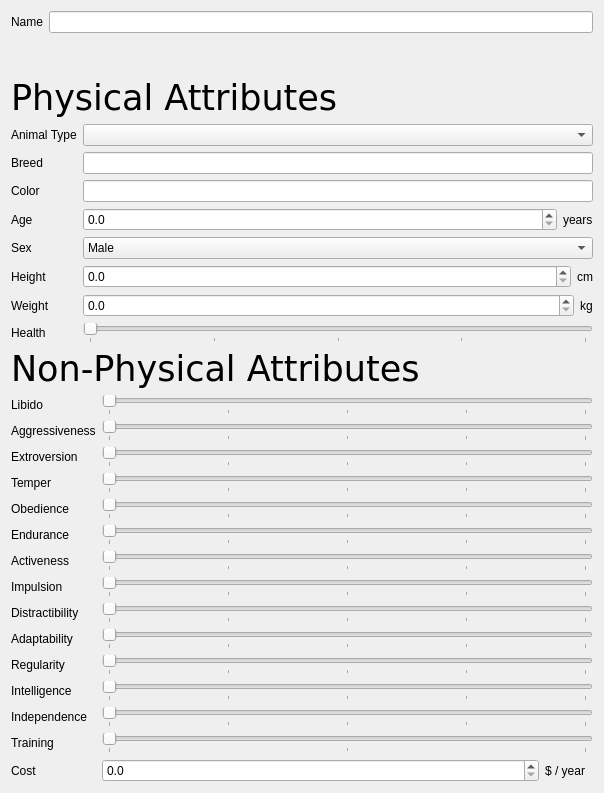
              <widget class="QWidget" name="scrollAreaWidgetContents">
               <property name="geometry">
                <rect>
                 <x>0</x>
                 <y>0</y>
                 <width>604</width>
                 <height>793</height>
                </rect>
               </property>
               <layout class="QVBoxLayout" name="verticalLayout_8">
                <item>
                 <layout class="QFormLayout" name="formLayout_7">
                  <item row="0" column="0">
                   <widget class="QLabel" name="label_9">
                    <property name="text">
                     <string>Name</string>
                    </property>
                   </widget>
                  </item>
                  <item row="0" column="1">
                   <widget class="QLineEdit" name="animalFormNameInput"/>
                  </item>
                 </layout>
                </item>
                <item>
                 <widget class="QLabel" name="label_12">
                  <property name="sizePolicy">
                   <sizepolicy hsizetype="Preferred" vsizetype="Preferred">
                    <horstretch>0</horstretch>
                    <verstretch>0</verstretch>
                   </sizepolicy>
                  </property>
                  <property name="maximumSize">
                   <size>
                    <width>16777215</width>
                    <height>40</height>
                   </size>
                  </property>
                  <property name="font">
                   <font>
                    <family>Verdana</family>
                    <pointsize>26</pointsize>
                   </font>
                  </property>
                  <property name="text">
                   <string>Physical Attributes</string>
                  </property>
                  <property name="textFormat">
                   <enum>Qt::PlainText</enum>
                  </property>
                 </widget>
                </item>
                <item>
                 <layout class="QFormLayout" name="formLayout">
                  <item row="1" column="0">
                   <widget class="QLabel" name="label">
                    <property name="text">
                     <string>Animal Type</string>
                    </property>
                   </widget>
                  </item>
                  <item row="1" column="1">
                   <widget class="QComboBox" name="animalFormTypeInput">
                    <property name="sizePolicy">
                     <sizepolicy hsizetype="Expanding" vsizetype="Fixed">
                      <horstretch>0</horstretch>
                      <verstretch>0</verstretch>
                     </sizepolicy>
                    </property>
                   </widget>
                  </item>
                  <item row="2" column="0">
                   <widget class="QLabel" name="label_2">
                    <property name="text">
                     <string>Breed</string>
                    </property>
                   </widget>
                  </item>
                  <item row="2" column="1">
                   <widget class="QLineEdit" name="animalFormBreedInput">
                    <property name="sizePolicy">
                     <sizepolicy hsizetype="Expanding" vsizetype="Fixed">
                      <horstretch>0</horstretch>
                      <verstretch>0</verstretch>
                     </sizepolicy>
                    </property>
                   </widget>
                  </item>
                  <item row="3" column="0">
                   <widget class="QLabel" name="label_3">
                    <property name="text">
                     <string>Color</string>
                    </property>
                   </widget>
                  </item>
                  <item row="3" column="1">
                   <widget class="QLineEdit" name="animalFormColorInput"/>
                  </item>
                  <item row="4" column="0">
                   <widget class="QLabel" name="label_4">
                    <property name="text">
                     <string>Age</string>
                    </property>
                   </widget>
                  </item>
                  <item row="4" column="1">
                   <layout class="QHBoxLayout" name="horizontalLayout_5">
                    <item>
                     <widget class="QDoubleSpinBox" name="animalFormAgeInput">
                      <property name="sizePolicy">
                       <sizepolicy hsizetype="Expanding" vsizetype="Fixed">
                        <horstretch>0</horstretch>
                        <verstretch>0</verstretch>
                       </sizepolicy>
                      </property>
                      <property name="decimals">
                       <number>1</number>
                      </property>
                      <property name="singleStep">
                       <double>0.500000000000000</double>
                      </property>
                     </widget>
                    </item>
                    <item>
                     <widget class="QLabel" name="label_8">
                      <property name="maximumSize">
                       <size>
                        <width>45</width>
                        <height>16777215</height>
                       </size>
                      </property>
                      <property name="text">
                       <string>years</string>
                      </property>
                     </widget>
                    </item>
                   </layout>
                  </item>
                  <item row="5" column="0">
                   <widget class="QLabel" name="label_5">
                    <property name="text">
                     <string>Sex</string>
                    </property>
                   </widget>
                  </item>
                  <item row="5" column="1">
                   <widget class="QComboBox" name="animalFormSexInput">
                    <property name="sizePolicy">
                     <sizepolicy hsizetype="Expanding" vsizetype="Fixed">
                      <horstretch>0</horstretch>
                      <verstretch>0</verstretch>
                     </sizepolicy>
                    </property>
                    <item>
                     <property name="text">
                      <string>Male</string>
                     </property>
                    </item>
                    <item>
                     <property name="text">
                      <string>Female</string>
                     </property>
                    </item>
                   </widget>
                  </item>
                  <item row="6" column="0">
                   <widget class="QLabel" name="label_7">
                    <property name="text">
                     <string>Height</string>
                    </property>
                   </widget>
                  </item>
                  <item row="6" column="1">
                   <layout class="QHBoxLayout" name="horizontalLayout_7">
                    <item>
                     <widget class="QDoubleSpinBox" name="animalFormHeightInput">
                      <property name="sizePolicy">
                       <sizepolicy hsizetype="Expanding" vsizetype="Fixed">
                        <horstretch>0</horstretch>
                        <verstretch>0</verstretch>
                       </sizepolicy>
                      </property>
                      <property name="decimals">
                       <number>1</number>
                      </property>
                      <property name="maximum">
                       <double>500.000000000000000</double>
                      </property>
                     </widget>
                    </item>
                    <item>
                     <widget class="QLabel" name="label_11">
                      <property name="maximumSize">
                       <size>
                        <width>20</width>
                        <height>16777215</height>
                       </size>
                      </property>
                      <property name="text">
                       <string>cm</string>
                      </property>
                     </widget>
                    </item>
                   </layout>
                  </item>
                  <item row="7" column="0">
                   <widget class="QLabel" name="label_6">
                    <property name="text">
                     <string>Weight</string>
                    </property>
                   </widget>
                  </item>
                  <item row="7" column="1">
                   <layout class="QHBoxLayout" name="horizontalLayout_10">
                    <item>
                     <widget class="QDoubleSpinBox" name="animalFormWeightInput">
                      <property name="sizePolicy">
                       <sizepolicy hsizetype="Expanding" vsizetype="Fixed">
                        <horstretch>0</horstretch>
                        <verstretch>0</verstretch>
                       </sizepolicy>
                      </property>
                      <property name="decimals">
                       <number>1</number>
                      </property>
                      <property name="maximum">
                       <double>500.000000000000000</double>
                      </property>
                     </widget>
                    </item>
                    <item>
                     <widget class="QLabel" name="label_10">
                      <property name="maximumSize">
                       <size>
                        <width>20</width>
                        <height>16777215</height>
                       </size>
                      </property>
                      <property name="text">
                       <string>kg</string>
                      </property>
                     </widget>
                    </item>
                   </layout>
                  </item>
                  <item row="8" column="1">
                   <widget class="QSlider" name="animalFormHealthInput">
                    <property name="maximum">
                     <number>4</number>
                    </property>
                    <property name="pageStep">
                     <number>1</number>
                    </property>
                    <property name="orientation">
                     <enum>Qt::Horizontal</enum>
                    </property>
                    <property name="tickPosition">
                     <enum>QSlider::TicksBelow</enum>
                    </property>
                   </widget>
                  </item>
                  <item row="8" column="0">
                   <widget class="QLabel" name="label_64">
                    <property name="text">
                     <string>Health</string>
                    </property>
                   </widget>
                  </item>
                 </layout>
                </item>
                <item>
                 <widget class="QLabel" name="label_13">
                  <property name="maximumSize">
                   <size>
                    <width>16777215</width>
                    <height>40</height>
                   </size>
                  </property>
                  <property name="font">
                   <font>
                    <family>Verdana</family>
                    <pointsize>26</pointsize>
                   </font>
                  </property>
                  <property name="text">
                   <string>Non-Physical Attributes</string>
                  </property>
                 </widget>
                </item>
                <item>
                 <layout class="QFormLayout" name="formLayout_2">
                  <item row="0" column="0">
                   <widget class="QLabel" name="label_14">
                    <property name="text">
                     <string>Libido</string>
                    </property>
                   </widget>
                  </item>
                  <item row="1" column="0">
                   <widget class="QLabel" name="label_15">
                    <property name="text">
                     <string>Aggressiveness</string>
                    </property>
                   </widget>
                  </item>
                  <item row="2" column="0">
                   <widget class="QLabel" name="label_16">
                    <property name="text">
                     <string>Extroversion</string>
                    </property>
                   </widget>
                  </item>
                  <item row="3" column="0">
                   <widget class="QLabel" name="label_17">
                    <property name="text">
                     <string>Temper</string>
                    </property>
                   </widget>
                  </item>
                  <item row="4" column="0">
                   <widget class="QLabel" name="label_18">
                    <property name="text">
                     <string>Obedience</string>
                    </property>
                   </widget>
                  </item>
                  <item row="5" column="0">
                   <widget class="QLabel" name="label_19">
                    <property name="text">
                     <string>Endurance</string>
                    </property>
                   </widget>
                  </item>
                  <item row="6" column="0">
                   <widget class="QLabel" name="label_20">
                    <property name="text">
                     <string>Activeness</string>
                    </property>
                   </widget>
                  </item>
                  <item row="7" column="0">
                   <widget class="QLabel" name="label_21">
                    <property name="text">
                     <string>Impulsion</string>
                    </property>
                   </widget>
                  </item>
                  <item row="8" column="0">
                   <widget class="QLabel" name="label_22">
                    <property name="text">
                     <string>Distractibility</string>
                    </property>
                   </widget>
                  </item>
                  <item row="9" column="0">
                   <widget class="QLabel" name="label_23">
                    <property name="text">
                     <string>Adaptability</string>
                    </property>
                   </widget>
                  </item>
                  <item row="10" column="0">
                   <widget class="QLabel" name="label_24">
                    <property name="text">
                     <string>Regularity</string>
                    </property>
                   </widget>
                  </item>
                  <item row="11" column="0">
                   <widget class="QLabel" name="label_25">
                    <property name="text">
                     <string>Intelligence</string>
                    </property>
                   </widget>
                  </item>
                  <item row="0" column="1">
                   <widget class="QSlider" name="animalFormLibidoInput">
                    <property name="maximum">
                     <number>4</number>
                    </property>
                    <property name="singleStep">
                     <number>1</number>
                    </property>
                    <property name="pageStep">
                     <number>1</number>
                    </property>
                    <property name="sliderPosition">
                     <number>0</number>
                    </property>
                    <property name="tracking">
                     <bool>true</bool>
                    </property>
                    <property name="orientation">
                     <enum>Qt::Horizontal</enum>
                    </property>
                    <property name="invertedAppearance">
                     <bool>false</bool>
                    </property>
                    <property name="invertedControls">
                     <bool>false</bool>
                    </property>
                    <property name="tickPosition">
                     <enum>QSlider::TicksBelow</enum>
                    </property>
                    <property name="tickInterval">
                     <number>1</number>
                    </property>
                   </widget>
                  </item>
                  <item row="1" column="1">
                   <widget class="QSlider" name="animalFormAggressivenessInput">
                    <property name="maximum">
                     <number>4</number>
                    </property>
                    <property name="pageStep">
                     <number>1</number>
                    </property>
                    <property name="orientation">
                     <enum>Qt::Horizontal</enum>
                    </property>
                    <property name="tickPosition">
                     <enum>QSlider::TicksBelow</enum>
                    </property>
                    <property name="tickInterval">
                     <number>1</number>
                    </property>
                   </widget>
                  </item>
                  <item row="2" column="1">
                   <widget class="QSlider" name="animalFormExtroversionInput">
                    <property name="maximum">
                     <number>4</number>
                    </property>
                    <property name="pageStep">
                     <number>1</number>
                    </property>
                    <property name="orientation">
                     <enum>Qt::Horizontal</enum>
                    </property>
                    <property name="tickPosition">
                     <enum>QSlider::TicksBelow</enum>
                    </property>
                    <property name="tickInterval">
                     <number>1</number>
                    </property>
                   </widget>
                  </item>
                  <item row="3" column="1">
                   <widget class="QSlider" name="animalFormTemperInput">
                    <property name="maximum">
                     <number>4</number>
                    </property>
                    <property name="pageStep">
                     <number>1</number>
                    </property>
                    <property name="orientation">
                     <enum>Qt::Horizontal</enum>
                    </property>
                    <property name="tickPosition">
                     <enum>QSlider::TicksBelow</enum>
                    </property>
                    <property name="tickInterval">
                     <number>1</number>
                    </property>
                   </widget>
                  </item>
                  <item row="4" column="1">
                   <widget class="QSlider" name="animalFormObedienceInput">
                    <property name="maximum">
                     <number>4</number>
                    </property>
                    <property name="pageStep">
                     <number>1</number>
                    </property>
                    <property name="orientation">
                     <enum>Qt::Horizontal</enum>
                    </property>
                    <property name="tickPosition">
                     <enum>QSlider::TicksBelow</enum>
                    </property>
                    <property name="tickInterval">
                     <number>1</number>
                    </property>
                   </widget>
                  </item>
                  <item row="5" column="1">
                   <widget class="QSlider" name="animalFormEnduranceInput">
                    <property name="maximum">
                     <number>4</number>
                    </property>
                    <property name="pageStep">
                     <number>1</number>
                    </property>
                    <property name="orientation">
                     <enum>Qt::Horizontal</enum>
                    </property>
                    <property name="tickPosition">
                     <enum>QSlider::TicksBelow</enum>
                    </property>
                    <property name="tickInterval">
                     <number>1</number>
                    </property>
                   </widget>
                  </item>
                  <item row="6" column="1">
                   <widget class="QSlider" name="animalFormActivenessInput">
                    <property name="maximum">
                     <number>4</number>
                    </property>
                    <property name="pageStep">
                     <number>1</number>
                    </property>
                    <property name="orientation">
                     <enum>Qt::Horizontal</enum>
                    </property>
                    <property name="tickPosition">
                     <enum>QSlider::TicksBelow</enum>
                    </property>
                    <property name="tickInterval">
                     <number>1</number>
                    </property>
                   </widget>
                  </item>
                  <item row="7" column="1">
                   <widget class="QSlider" name="animalFormImpulsionInput">
                    <property name="maximum">
                     <number>4</number>
                    </property>
                    <property name="pageStep">
                     <number>1</number>
                    </property>
                    <property name="orientation">
                     <enum>Qt::Horizontal</enum>
                    </property>
                    <property name="tickPosition">
                     <enum>QSlider::TicksBelow</enum>
                    </property>
                    <property name="tickInterval">
                     <number>1</number>
                    </property>
                   </widget>
                  </item>
                  <item row="8" column="1">
                   <widget class="QSlider" name="animalFormDistractibilityInput">
                    <property name="maximum">
                     <number>4</number>
                    </property>
                    <property name="singleStep">
                     <number>1</number>
                    </property>
                    <property name="pageStep">
                     <number>1</number>
                    </property>
                    <property name="orientation">
                     <enum>Qt::Horizontal</enum>
                    </property>
                    <property name="tickPosition">
                     <enum>QSlider::TicksBelow</enum>
                    </property>
                    <property name="tickInterval">
                     <number>1</number>
                    </property>
                   </widget>
                  </item>
                  <item row="9" column="1">
                   <widget class="QSlider" name="animalFormAdaptabilityInput">
                    <property name="maximum">
                     <number>4</number>
                    </property>
                    <property name="pageStep">
                     <number>1</number>
                    </property>
                    <property name="orientation">
                     <enum>Qt::Horizontal</enum>
                    </property>
                    <property name="tickPosition">
                     <enum>QSlider::TicksBelow</enum>
                    </property>
                    <property name="tickInterval">
                     <number>1</number>
                    </property>
                   </widget>
                  </item>
                  <item row="10" column="1">
                   <widget class="QSlider" name="animalFormRegularityInput">
                    <property name="maximum">
                     <number>4</number>
                    </property>
                    <property name="pageStep">
                     <number>1</number>
                    </property>
                    <property name="orientation">
                     <enum>Qt::Horizontal</enum>
                    </property>
                    <property name="tickPosition">
                     <enum>QSlider::TicksBelow</enum>
                    </property>
                    <property name="tickInterval">
                     <number>1</number>
                    </property>
                   </widget>
                  </item>
                  <item row="11" column="1">
                   <widget class="QSlider" name="animalFormIntelligenceInput">
                    <property name="maximum">
                     <number>4</number>
                    </property>
                    <property name="singleStep">
                     <number>1</number>
                    </property>
                    <property name="pageStep">
                     <number>1</number>
                    </property>
                    <property name="orientation">
                     <enum>Qt::Horizontal</enum>
                    </property>
                    <property name="tickPosition">
                     <enum>QSlider::TicksBelow</enum>
                    </property>
                    <property name="tickInterval">
                     <number>1</number>
                    </property>
                   </widget>
                  </item>
                  <item row="13" column="0">
                   <widget class="QLabel" name="label_65">
                    <property name="text">
                     <string>Training</string>
                    </property>
                   </widget>
                  </item>
                  <item row="13" column="1">
                   <widget class="QSlider" name="animalFormTrainingInput">
                    <property name="maximum">
                     <number>2</number>
                    </property>
                    <property name="pageStep">
                     <number>1</number>
                    </property>
                    <property name="orientation">
                     <enum>Qt::Horizontal</enum>
                    </property>
                    <property name="tickPosition">
                     <enum>QSlider::TicksBelow</enum>
                    </property>
                   </widget>
                  </item>
                  <item row="12" column="1">
                   <widget class="QSlider" name="animalFormIndependenceInput">
                    <property name="maximum">
                     <number>4</number>
                    </property>
                    <property name="pageStep">
                     <number>1</number>
                    </property>
                    <property name="orientation">
                     <enum>Qt::Horizontal</enum>
                    </property>
                    <property name="tickPosition">
                     <enum>QSlider::TicksBelow</enum>
                    </property>
                   </widget>
                  </item>
                  <item row="12" column="0">
                   <widget class="QLabel" name="label_66">
                    <property name="text">
                     <string>Independence</string>
                    </property>
                   </widget>
                  </item>
                  <item row="14" column="0">
                   <widget class="QLabel" name="label_68">
                    <property name="text">
                     <string>Cost</string>
                    </property>
                   </widget>
                  </item>
                  <item row="14" column="1">
                   <layout class="QHBoxLayout" name="horizontalLayout_4">
                    <item>
                     <widget class="QDoubleSpinBox" name="animalFormCostInput">
                      <property name="enabled">
                       <bool>true</bool>
                      </property>
                      <property name="decimals">
                       <number>1</number>
                      </property>
                      <property name="maximum">
                       <double>1000000.000000000000000</double>
                      </property>
                      <property name="singleStep">
                       <double>50.000000000000000</double>
                      </property>
                     </widget>
                    </item>
                    <item>
                     <widget class="QLabel" name="label_69">
                      <property name="maximumSize">
                       <size>
                        <width>48</width>
                        <height>16777215</height>
                       </size>
                      </property>
                      <property name="text">
                       <string>$ / year</string>
                      </property>
                     </widget>
                    </item>
                   </layout>
                  </item>
                 </layout>
                </item>
               </layout>
              </widget>
